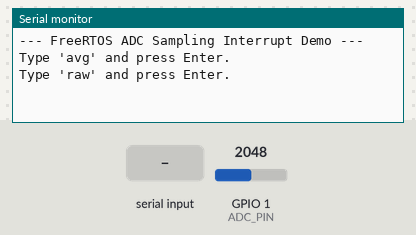
Recording of a sketch running on a simulated ESP32-S3. Parts: the last lines printed to the serial monitor. The inputs (shaded band) are chosen by the test bench; at power-on: GPIO 1 (ADC_PIN) = 2048 (analog values on the 0–4095 scale).

Above: at 1.8 s.
1.9 s: "1\n" received over Serial
At 2.7 s:
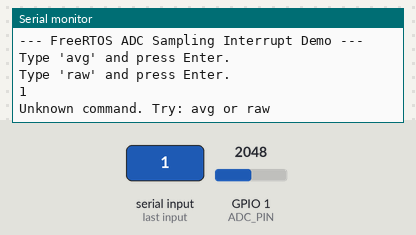
3.4 s: "0\n" received over Serial
At 4.2 s:
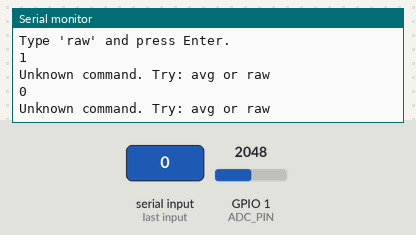

The sketch:

timer_adc_double_buffer.ino
```cpp
#include <Arduino.h>

/**
 * FreeRTOS Interrupt Challenge: ADC Sampling with Double Buffer
 *
 * Board:
 * - ESP32-S3
 * - Arduino-ESP32 Core 3.x
 *
 * Learning goals:
 * 1. Use a hardware timer interrupt to trigger periodic ADC sampling.
 * 2. Keep ISR very short.
 * 3. Use double buffering to avoid data corruption.
 * 4. Notify a task from ISR with a task notification.
 * 5. Read ADC in a task, not in the ISR.
 * 6. Process sampled data in another task.
 * 7. Protect shared variables with a critical section.
 *
 * Demo:
 * - Hardware timer fires every 100 ms.
 * - Timer ISR only wakes SamplingTask.
 * - SamplingTask reads ADC and fills double buffer.
 * - Each buffer stores 10 ADC samples.
 * - When one buffer is full, SamplingTask notifies ProcessingTask.
 * - ProcessingTask calculates the average.
 * - CliTask reads Serial input.
 * - Command "avg" prints the latest average.
 */

#if CONFIG_FREERTOS_UNICORE
static const BaseType_t app_cpu = 0;
#else
static const BaseType_t app_cpu = 1;
#endif

// -------------------- Settings --------------------

// ESP32-S3 ADC input pin.
static const int ADC_PIN = 1;

// Each buffer stores 10 samples.
// Timer period is 100 ms, so one full buffer represents 1 second of data.
static const int SAMPLES_PER_BUFFER = 10;

// CLI task polling delay.
static const int CLI_DELAY_MS = 20;

// Serial command settings.
static const char AVG_COMMAND[] = "avg";
static const char RAW_COMMAND[] = "raw";
static const int CMD_BUF_LEN = 64;

/*
 * Timer settings.
 *
 * Goal:
 * - Trigger one sampling event every 100 ms.
 * - 10 samples × 100 ms = 1 second per average.
 *
 * Why 1 MHz?
 * - 1 MHz makes 1 tick = 1 microsecond.
 * - This makes the alarm value easy to calculate.
 *
 * 100 ms = 100000 us = 100000 ticks.
 */
static const uint32_t TIMER_FREQUENCY_HZ = 1000000;
static const uint64_t TIMER_ALARM_TICKS = 100000;

// -------------------- Globals --------------------

static hw_timer_t *sample_timer = NULL;

static TaskHandle_t sampling_task_handle = NULL;
static TaskHandle_t processing_task_handle = NULL;

/*
 * Spinlock for shared data.
 *
 * Used by:
 * - SamplingTask
 * - ProcessingTask
 * - CliTask
 */
static portMUX_TYPE spinlock = portMUX_INITIALIZER_UNLOCKED;

// Double buffer.
// SamplingTask writes into one buffer.
// ProcessingTask reads a full buffer after it becomes ready.
static volatile uint16_t sample_buffer[2][SAMPLES_PER_BUFFER];

static volatile int write_buffer_index = 0;
static volatile int write_sample_index = 0;

/*
 * ready_buffer_index:
 * -1 = no full buffer is ready
 *  0 = buffer 0 is ready
 *  1 = buffer 1 is ready
 */
static volatile int ready_buffer_index = -1;

// True if a new buffer becomes full while the previous full buffer is still pending.
static volatile bool buffer_overrun = false;

// Latest calculated average.
// Written by ProcessingTask, read by CliTask.
static float latest_average = 0.0f;


/*
 * Program flow:
 *
 * Hardware timer fires every 100 ms
 *   -> OnSampleTimer() wakes SamplingTask
 *
 * SamplingTask
 *   -> reads ADC
 *   -> fills double buffer
 *   -> wakes ProcessingTask when one buffer is full
 *
 * ProcessingTask
 *   -> copies full buffer
 *   -> calculates average
 *
 * CliTask
 *   -> reads Serial commands
 *   -> "avg" prints the latest average
 *   -> "raw" prints one immediate ADC reading
 */

// -------------------- ISR --------------------

/*
 * Hardware timer ISR
 *
 * Runs every 100 ms.
 *
 * ISR job:
 * - Only notify SamplingTask.
 *
 * Important:
 * - No analogRead() here.
 * - No Serial.print().
 * - No delay().
 * - No heavy work.
 */
void IRAM_ATTR OnSampleTimer()
{
  BaseType_t higher_priority_task_woken = pdFALSE;

  /*
   * Wake SamplingTask from ISR.
   *
   * The actual ADC read happens in SamplingTask,
   * not in interrupt context.
   */
  vTaskNotifyGiveFromISR(
    sampling_task_handle,
    &higher_priority_task_woken
  );

  // Request context switch if a higher-priority task was woken.
  if (higher_priority_task_woken == pdTRUE)
  {
    portYIELD_FROM_ISR();
  }
}

// -------------------- Tasks --------------------

/*
 * SamplingTask
 *
 * Waits for timer ISR notification.
 * Reads one ADC sample.
 * Stores it into the active write buffer.
 * When the buffer is full, it notifies ProcessingTask.
 */
void SamplingTask(void *parameter)
{
  while (1)
  {
    /*
     * Wait until the timer ISR says it is time to sample.
     *
     * pdTRUE:
     * - Clear the notification count when received.
     *
     * portMAX_DELAY:
     * - Wait forever.
     */
    ulTaskNotifyTake(pdTRUE, portMAX_DELAY);

    /*
     * ADC read happens in task context.
     *
     * This is safer than calling analogRead() directly inside the ISR.
     */
    uint16_t sample = analogRead(ADC_PIN);

    bool notify_processing = false;

    /*
     * Protect shared buffer state.
     *
     * SamplingTask writes buffer state.
     * ProcessingTask reads and clears ready_buffer_index.
     */
    portENTER_CRITICAL(&spinlock);

    if (ready_buffer_index == -1)
    {
      sample_buffer[write_buffer_index][write_sample_index] = sample;
      write_sample_index++;

      if (write_sample_index >= SAMPLES_PER_BUFFER)
      {
        // Mark the current buffer as ready.
        ready_buffer_index = write_buffer_index;

        // Switch to the other buffer.
        write_buffer_index = 1 - write_buffer_index;
        write_sample_index = 0;

        notify_processing = true;
      }
    }
    else
    {
      /*
       * ProcessingTask has not handled the previous full buffer yet.
       * Do not overwrite unread data.
       */
      buffer_overrun = true;
    }

    portEXIT_CRITICAL(&spinlock);

    /*
     * Notify ProcessingTask outside the critical section.
     *
     * This keeps the protected section short.
     */
    if (notify_processing)
    {
      xTaskNotifyGive(processing_task_handle);
    }
  }
}

/*
 * ProcessingTask
 *
 * Waits for notification from SamplingTask.
 * Copies the full buffer quickly.
 * Calculates average outside the critical section.
 */
void ProcessingTask(void *parameter)
{
  uint16_t local_buffer[SAMPLES_PER_BUFFER];

  while (1)
  {
    // Wait until SamplingTask notifies that one buffer is full.
    ulTaskNotifyTake(pdTRUE, portMAX_DELAY);

    int buffer_to_process = -1;

    /*
     * Copy shared data quickly.
     *
     * Keep this critical section short.
     */
    portENTER_CRITICAL(&spinlock);

    buffer_to_process = ready_buffer_index;

    if (buffer_to_process != -1)
    {
      for (int i = 0; i < SAMPLES_PER_BUFFER; i++)
      {
        local_buffer[i] = sample_buffer[buffer_to_process][i];
      }

      // Mark that no buffer is currently waiting.
      ready_buffer_index = -1;
    }

    portEXIT_CRITICAL(&spinlock);

    /*
     * Process data outside the critical section.
     */
    if (buffer_to_process != -1)
    {
      uint32_t sum = 0;

      for (int i = 0; i < SAMPLES_PER_BUFFER; i++)
      {
        sum += local_buffer[i];
      }

      float avg = (float)sum / SAMPLES_PER_BUFFER;

      // latest_average is shared with CliTask.
      portENTER_CRITICAL(&spinlock);
      latest_average = avg;
      portEXIT_CRITICAL(&spinlock);
    }
  }
}

/*
 * CliTask
 *
 * Reads Serial input.
 *
 * Commands:
 * - avg : print latest calculated average
 * - raw : print one immediate ADC reading
 */
void CliTask(void *parameter)
{
  char cmd_buf[CMD_BUF_LEN];
  int cmd_index = 0;

  memset(cmd_buf, 0, sizeof(cmd_buf));

  while (1)
  {
    while (Serial.available() > 0)
    {
      char c = Serial.read();

      if (c == '\r' || c == '\n')
      {
        Serial.println();

        cmd_buf[cmd_index] = '\0';

        if (strcmp(cmd_buf, AVG_COMMAND) == 0)
        {
          float avg_copy;
          bool overrun_copy;

          /*
           * Copy shared values quickly.
           */
          portENTER_CRITICAL(&spinlock);
          avg_copy = latest_average;
          overrun_copy = buffer_overrun;
          buffer_overrun = false;
          portEXIT_CRITICAL(&spinlock);

          Serial.print("Average: ");
          Serial.println(avg_copy);

          if (overrun_copy)
          {
            Serial.println("Warning: sample buffer overrun. Some ADC samples were dropped.");
          }
        }
        else if (strcmp(cmd_buf, RAW_COMMAND) == 0)
        {
          /*
           * Debug command.
           *
           * This reads the ADC immediately from CliTask.
           * It does not use the double buffer.
           */
          uint16_t raw = analogRead(ADC_PIN);

          Serial.print("Raw ADC: ");
          Serial.println(raw);
        }
        else if (cmd_index > 0)
        {
          Serial.println("Unknown command. Try: avg or raw");
        }

        memset(cmd_buf, 0, sizeof(cmd_buf));
        cmd_index = 0;
      }
      else
      {
        // Echo typed character.
        Serial.print(c);

        if (cmd_index < CMD_BUF_LEN - 1)
        {
          cmd_buf[cmd_index] = c;
          cmd_index++;
        }
      }
    }

    vTaskDelay(pdMS_TO_TICKS(CLI_DELAY_MS));
  }
}

// -------------------- Setup --------------------

void setup()
{
  Serial.begin(115200);
  vTaskDelay(pdMS_TO_TICKS(1000));

  Serial.println();
  Serial.println("--- FreeRTOS ADC Sampling Interrupt Demo ---");
  Serial.println("Type 'avg' and press Enter.");
  Serial.println("Type 'raw' and press Enter.");

  /*
   * Use 12-bit ADC resolution.
   *
   * Typical ADC output range:
   * - low input voltage  -> smaller value
   * - high input voltage -> larger value
   */
  analogReadResolution(12);

  /*
   * Create SamplingTask first.
   *
   * The timer ISR uses sampling_task_handle,
   * so this task must exist before the timer starts.
   */
  BaseType_t sampling_result = xTaskCreatePinnedToCore(
    SamplingTask,
    "Sampling Task",
    4096,
    NULL,
    3,
    &sampling_task_handle,
    app_cpu
  );

  if (sampling_result != pdPASS)
  {
    Serial.println("ERROR: Failed to create SamplingTask");

    while (1)
    {
      vTaskDelay(pdMS_TO_TICKS(1000));
    }
  }

  /*
   * Create ProcessingTask.
   *
   * SamplingTask will notify this task when one buffer is full.
   */
  BaseType_t processing_result = xTaskCreatePinnedToCore(
    ProcessingTask,
    "Processing Task",
    4096,
    NULL,
    2,
    &processing_task_handle,
    app_cpu
  );

  if (processing_result != pdPASS)
  {
    Serial.println("ERROR: Failed to create ProcessingTask");

    while (1)
    {
      vTaskDelay(pdMS_TO_TICKS(1000));
    }
  }

  /*
   * Create CLI task.
   *
   * Lower priority than SamplingTask and ProcessingTask.
   */
  BaseType_t cli_result = xTaskCreatePinnedToCore(
    CliTask,
    "CLI Task",
    4096,
    NULL,
    1,
    NULL,
    app_cpu
  );

  if (cli_result != pdPASS)
  {
    Serial.println("ERROR: Failed to create CliTask");

    while (1)
    {
      vTaskDelay(pdMS_TO_TICKS(1000));
    }
  }

  /*
   * Start hardware timer.
   *
   * Arduino-ESP32 Core 3.x timer API.
   *
   * timerBegin(TIMER_FREQUENCY_HZ):
   * - Create a hardware timer.
   * - Set timer frequency to 1 MHz.
   * - 1 timer tick = 1 microsecond.
   */
  sample_timer = timerBegin(TIMER_FREQUENCY_HZ);

  if (sample_timer == NULL)
  {
    Serial.println("ERROR: Failed to create timer");

    while (1)
    {
      vTaskDelay(pdMS_TO_TICKS(1000));
    }
  }

  /*
   * Attach the ISR function to the timer.
   *
   * OnSampleTimer() runs whenever the timer alarm fires.
   */
  timerAttachInterrupt(sample_timer, &OnSampleTimer);

  /*
   * Configure and start the timer alarm.
   *
   * Arguments:
   * 1. sample_timer: timer handle
   * 2. TIMER_ALARM_TICKS: alarm period in ticks
   * 3. true: auto-reload
   * 4. 0: repeat forever
   */
  timerAlarm(sample_timer, TIMER_ALARM_TICKS, true, 0);

  /*
   * Delete Arduino setup/loop task.
   *
   * After this, only the created FreeRTOS tasks remain.
   */
  vTaskDelete(NULL);
}

void loop()
{
  // Not used.
}
```

Measured:
- after the input at 1.9 s, the serial monitor: prints a new line at once (image 1)
- after the input at 3.4 s, the serial monitor: prints a new line at once (image 2)
